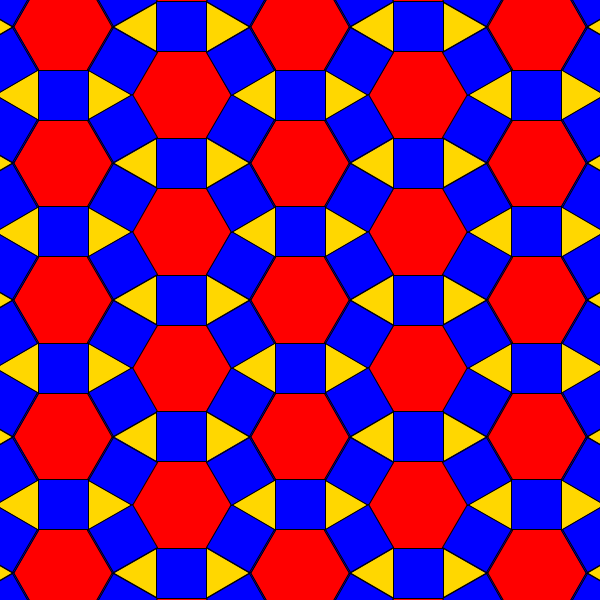
Frame 1 (no input)
Frame 60 (the mouse pressed at the canvas centre just before this capture): identical to frame 1, image omitted
Frame 120 (the mouse held since frame 60 and released just before this capture): identical to frame 1, image omitted

The Processing sketch that drew this single still picture (run headless with seeded random() and noise(); from frame 60 on, the mouse is pressed at the canvas centre):

// Processing sketch: genuary12
// ── genuary12.pde
// #genuary2023
// #genuary12

// JAN. 12: Tessellation
// https://en.wikipedia.org/wiki/Snub_square_tiling
// Code by: khanhf-ng820

int hexRadius = 50;

void setup() {
  size(600, 600);
  rectMode(CENTER);
}

void draw() {
  background(255, 215, 0);
  
  for (int row = -2; row <= 2; row++) {
    push();
    translate(width/2, height/2 + row*(hexRadius*sqrt(3)+hexRadius));
    for (int i = -2; i <= 2; i++) {
      component(i*(hexRadius*sqrt(3) + hexRadius*3), 0);
      fill(0, 0, 255);
    }
    pop();
  }
  
  translate(hexRadius + hexRadius*sqrt(3)/2 + hexRadius/2, hexRadius/2 + hexRadius*sqrt(3)/2);
  for (int row = -3; row <= 2; row++) {
    push();
    translate(width/2, height/2 + row*(hexRadius*sqrt(3)+hexRadius));
    for (int i = -2; i <= 2; i++) {
      component(i*(hexRadius*sqrt(3) + hexRadius*3), 0);
      fill(0, 0, 255);
    }
    pop();
  }
}

void component(float x, float y) {
  int a = hexRadius;
  float aSqrt3Half = a*sqrt(3)/2;
  
  push();
  
  translate(x, y);
  
  stroke(0);
  strokeWeight(1);
  fill(255, 0, 0);
  
  // Hexagon
  beginShape();
  vertex(a, 0);
  vertex(a/2, -aSqrt3Half);
  vertex(-a/2, -aSqrt3Half);
  vertex(-a, 0);
  vertex(-a/2, aSqrt3Half);
  vertex(a/2, aSqrt3Half);
  endShape(CLOSE);
  
  // Squares
  fill(0, 0, 255);
  
  push();
  translate(a + a*sqrt(3)/2 + a/2, 0);
  square(0, 0, a);
  pop();
  
  push();
  translate(0, -aSqrt3Half - a/2);
  square(0, 0, a);
  pop();
  
  push();
  translate(-aSqrt3Half/2 - a*3/4, -aSqrt3Half/2 - a/4);
  rotate(radians(30));
  square(0, 0, a);
  pop();
  
  push();
  translate(-aSqrt3Half/2 - a*3/4, aSqrt3Half/2 + a/4);
  rotate(radians(-30));
  square(0, 0, a);
  pop();
  
  push();
  translate(0, aSqrt3Half + a/2);
  square(0, 0, a);
  pop();
  
  push();
  translate(aSqrt3Half/2 + a*3/4, aSqrt3Half/2 + a/4);
  rotate(radians(30));
  square(0, 0, a);
  pop();
  
  push();
  translate(aSqrt3Half/2 + a*3/4, -aSqrt3Half/2 - a/4);
  rotate(radians(-30));
  square(0, 0, a);
  pop();
  
  pop();
}
